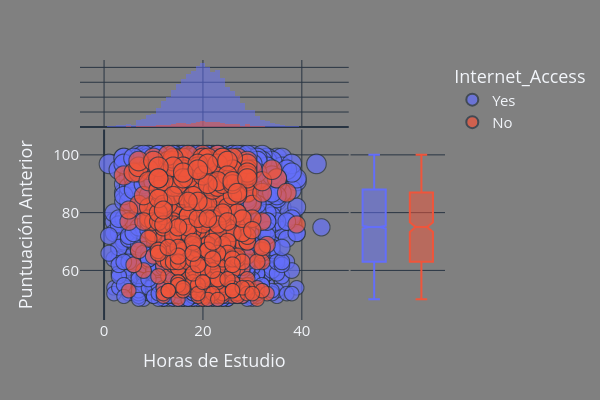

Write notebook code for a chart like this one.
### Code cell
# Scatter relación horas_estudio-puntuacion_anterior Color:acceso_internet con gráficas al margen

varX = df['Hours_Studied']
varY = df['Previous_Scores']
col = 'Internet_Access'
cocs = 'Jet'
x_title = 'Horas de Estudio'
y_title = 'Puntuación Anterior'
tamano = 'Previous_Scores'
marg_x = 'histogram'
marg_y = 'box'

sct(varX, varY, col, cocs, x_title, y_title, tamano, marg_x, marg_y)

### Figure 1 — Plotly figure (JSON) as saved in the notebook; plotly's stock layout.template omitted (floating-point values rounded to 4 significant figures; data arrays with more than 128 entries replaced by an {"elided": "..."} marker saying what was removed)
{"data": [{"hovertemplate": "Internet_Access=Yes<br>Hours_Studied=%{x}<br>Previous_Scores=%{marker.size}<extra></extra>", "legendgroup": "Yes", "marker": {"color": "#636efa", "size": {"elided": "6108 int values"}, "sizemode": "area", "sizeref": 0.25, "symbol": "circle"}, "mode": "markers", "name": "Yes", "showlegend": true, "x": {"elided": "6108 int values"}, "xaxis": "x", "y": {"elided": "6108 int values"}, "yaxis": "y", "type": "scattergl"}, {"bingroup": "x", "hovertemplate": "Internet_Access=Yes<br>Hours_Studied=%{x}<br>count=%{y}<extra></extra>", "legendgroup": "Yes", "marker": {"color": "#636efa"}, "name": "Yes", "opacity": 0.5, "showlegend": false, "x": {"elided": "6108 int values"}, "xaxis": "x3", "yaxis": "y3", "type": "histogram"}, {"hovertemplate": "Internet_Access=Yes<br>Previous_Scores=%{y}<extra></extra>", "legendgroup": "Yes", "marker": {"color": "#636efa", "symbol": "circle"}, "name": "Yes", "notched": true, "showlegend": false, "xaxis": "x2", "y": {"elided": "6108 int values"}, "yaxis": "y2", "type": "box"}, {"hovertemplate": "Internet_Access=No<br>Hours_Studied=%{x}<br>Previous_Scores=%{marker.size}<extra></extra>", "legendgroup": "No", "marker": {"color": "#EF553B", "size": {"elided": "499 int values"}, "sizemode": "area", "sizeref": 0.25, "symbol": "circle"}, "mode": "markers", "name": "No", "showlegend": true, "x": {"elided": "499 int values"}, "xaxis": "x", "y": {"elided": "499 int values"}, "yaxis": "y", "type": "scattergl"}, {"bingroup": "x", "hovertemplate": "Internet_Access=No<br>Hours_Studied=%{x}<br>count=%{y}<extra></extra>", "legendgroup": "No", "marker": {"color": "#EF553B"}, "name": "No", "opacity": 0.5, "showlegend": false, "x": {"elided": "499 int values"}, "xaxis": "x3", "yaxis": "y3", "type": "histogram"}, {"hovertemplate": "Internet_Access=No<br>Previous_Scores=%{y}<extra></extra>", "legendgroup": "No", "marker": {"color": "#EF553B", "symbol": "circle"}, "name": "No", "notched": true, "showlegend": false, "xaxis": "x2", "y": {"elided": "499 int values"}, "yaxis": "y2", "type": "box"}], "layout": {"xaxis": {"anchor": "y", "domain": [0.0, 0.7363], "title": {"text": "Horas de Estudio"}}, "yaxis": {"anchor": "x", "domain": [0.0, 0.7326], "title": {"text": "Puntuación Anterior"}}, "xaxis2": {"anchor": "y2", "domain": [0.7413, 1.0], "matches": "x2", "showticklabels": false, "showline": false, "ticks": "", "showgrid": false}, "yaxis2": {"anchor": "x2", "domain": [0.0, 0.7326], "matches": "y", "showticklabels": false, "showgrid": true}, "xaxis3": {"anchor": "y3", "domain": [0.0, 0.7363], "matches": "x", "showticklabels": false, "showgrid": true}, "yaxis3": {"anchor": "x3", "domain": [0.7426, 1.0], "matches": "y3", "showticklabels": false, "showline": false, "ticks": "", "showgrid": true}, "xaxis4": {"anchor": "y4", "domain": [0.7413, 1.0], "matches": "x2", "showticklabels": false, "showgrid": false, "showline": false, "ticks": ""}, "yaxis4": {"anchor": "x4", "domain": [0.7426, 1.0], "matches": "y3", "showticklabels": false, "showline": false, "ticks": "", "showgrid": true}, "legend": {"title": {"text": "Internet_Access"}, "tracegroupgap": 0, "itemsizing": "constant"}, "margin": {"t": 60}, "barmode": "overlay", "title": {"pad": {"t": 20}, "font": {"family": "verdana", "color": "black", "size": 16}}, "font": {"size": 15}, "paper_bgcolor": "gray", "plot_bgcolor": "gray", "height": 400, "width": 600}}
